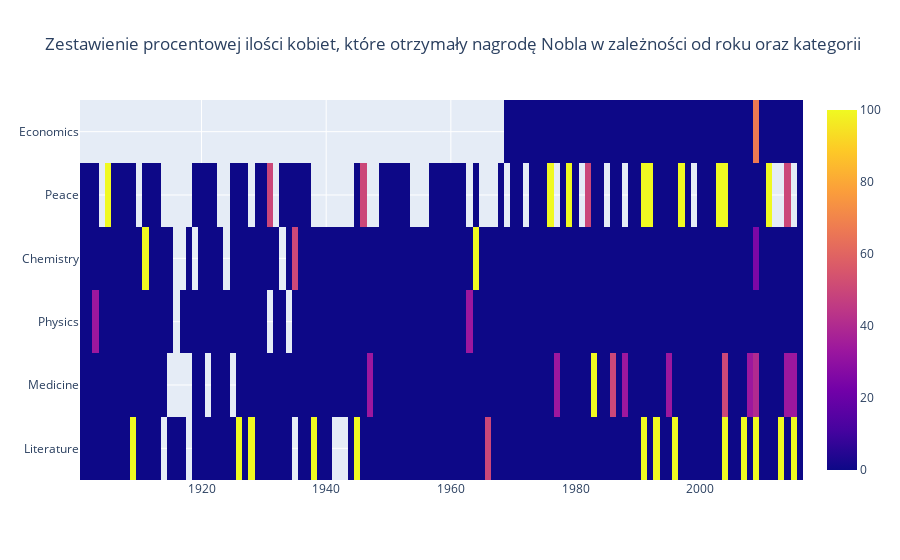

The notebook cell saved with this chart:
### Markdown cell above
### UWAGA!
Puste pola oznaczają, że w danym roku nie było laureata nagrody w danej kategorii

### Code cell
# procentowe zestawienie ilości kobiet, które otrzymały nagrodę Nobla
# prepared plot
x = nobel_laureates['Year']
y = nobel_laureates['Category']
z = nobel_laureates['percent_of_female']

#female map
fig = go.Figure()
fig.add_trace(go.Heatmap(x = x,
                         y = y,
                         z = z))
fig.update_layout(title = 'Zestawienie procentowej ilości kobiet, które otrzymały nagrodę Nobla w zależności od roku oraz kategorii')
iplot(fig)

### Figure 1 — Plotly figure (JSON) as saved in the notebook; plotly's stock layout.template omitted (floating-point values rounded to 4 significant figures; data arrays with more than 128 entries replaced by an {"elided": "..."} marker saying what was removed)
{"data": [{"type": "heatmap", "x": {"elided": "561 int values"}, "y": {"elided": "561 str values"}, "z": {"elided": "561 float values"}}], "layout": {"title": {"text": "Zestawienie procentowej ilości kobiet, które otrzymały nagrodę Nobla w zależności od roku oraz kategorii"}}}
